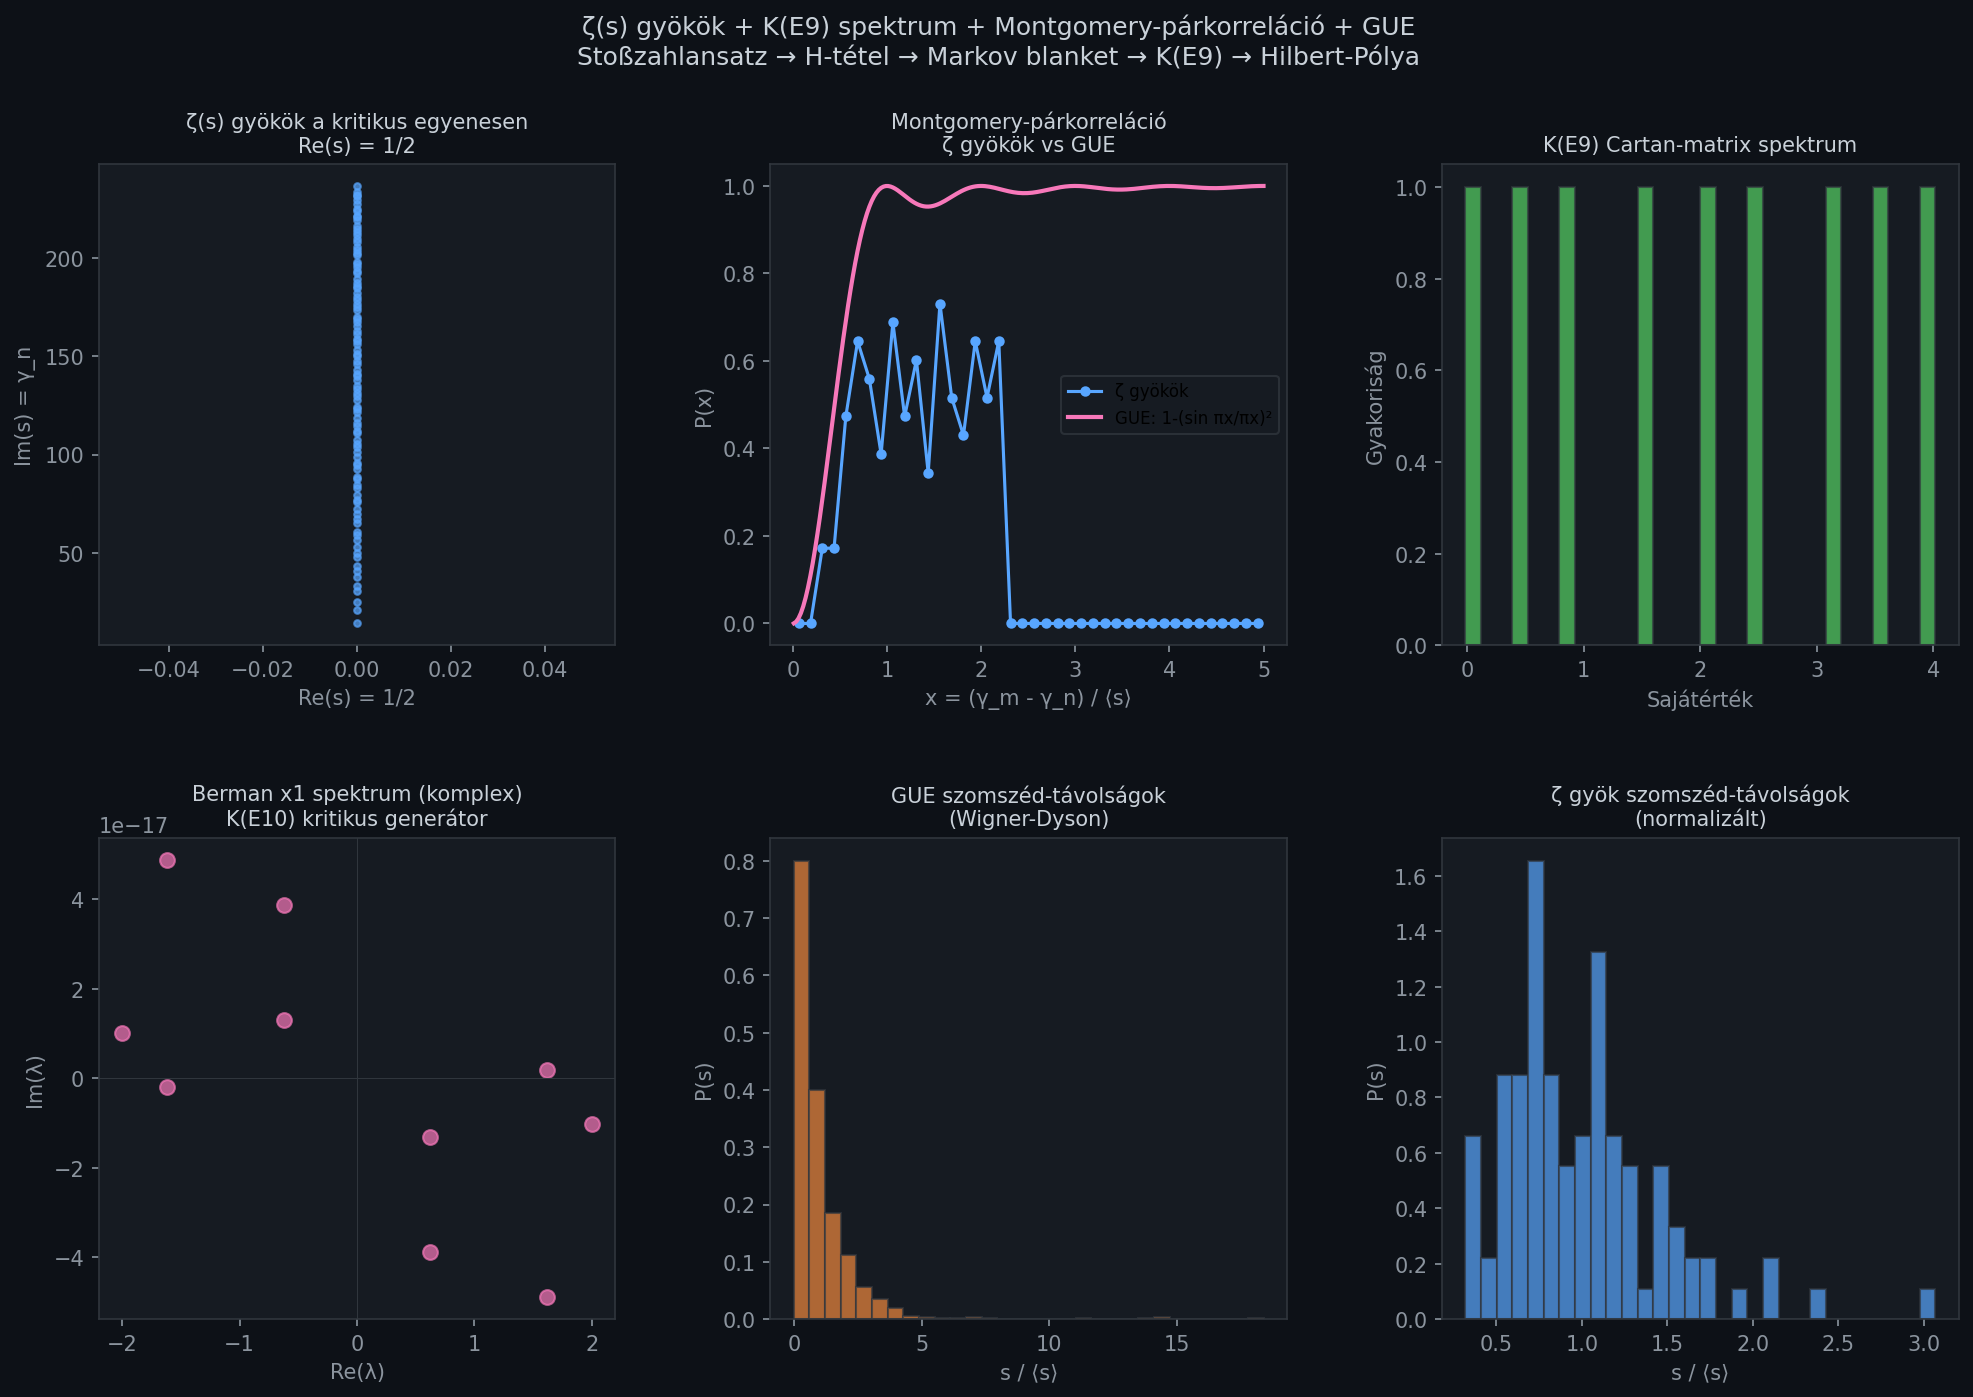

This chart was generated by the following Python code:
"""
A Riemann-zeta nemtrivialis gyokei + K(E9) spektrum + Montgomery-parkorrelacio

A lancers:
  Stosszahlansatz (utkozeszam-felteves)
    → Boltzmann H-tetel (dH/dt ≤ 0, entropia no)
    → ido iranya (CPT T-resze)
    → Markov blanket (Friston: a rendszer levallasztasa)
    → K(E9) involucio (ω²=id = onadjungalt)
    → Hilbert-Polya operator (onadjungalt H)
    → Riemann-hipotezis (ζ gyokok = H sajatertekei)

A szamitas:
  1. A ζ(s) elso N nemtrivialis gyoke (mpmath.zetazero)
  2. A ζ gyokok parkorrelacioja (Montgomery, 1972)
  3. A GUE (Gaussian Unitary Ensemble) statisztika
  4. A K(E9) Berman-generatorok spektruma (numpy.linalg.eig)
"""
import numpy as np
from scipy.linalg import eig
import matplotlib
matplotlib.use("Agg")
import matplotlib.pyplot as plt
from matplotlib.gridspec import GridSpec

try:
    import mpmath
    mpmath.mp.dps = 25
    MPMATH_OK = True
except ImportError:
    MPMATH_OK = False
    print("mpmath nincs telepitve: pip install mpmath")

# ─── 1. A ζ(s) nemtrivialis gyokei ──────────────────────────

def zeta_zeros(N):
    """Az elso N nemtrivialis gyok a kriticuas egyenesen: s = 1/2 + i*gamma_n."""
    zeros = []
    for n in range(1, N+1):
        z = mpmath.zetazero(n)
        gamma = float(z.imag)
        zeros.append(gamma)
    return np.array(zeros)

# ─── 2. A Montgomery-parkorrelacio ──────────────────────────

def montgomery_pair_correlation(zeros, x_max=10.0, n_bins=50):
    """A ζ gyokok parkorrelacioja: P(lambda_m - lambda_n) ~ 1 - (sin(pi*x)/(pi*x))^2."""
    n = len(zeros)
    diffs = []
    for i in range(n):
        for j in range(i+1, n):
            d = zeros[j] - zeros[i]
            if d < x_max:
                diffs.append(d)
    diffs = np.array(diffs)
    # Normalizalas: az atlagos kozes a ζ(1/2) menten
    avg_spacing = np.mean(np.diff(zeros[:100]))
    normalized = diffs / avg_spacing
    hist, edges = np.histogram(normalized, bins=n_bins, range=(0, x_max))
    centers = (edges[:-1] + edges[1:]) / 2
    density = hist / (len(normalized) * (edges[1] - edges[0]))
    return centers, density

def gue_pair_correlation(x):
    """A GUE parkorrelacio: 1 - (sin(pi*x)/(pi*x))^2."""
    with np.errstate(divide='ignore', invalid='ignore'):
        sinc = np.where(x == 0, 1.0, np.sin(np.pi*x) / (np.pi*x))
    return 1.0 - sinc**2

# ─── 3. A K(E9) Berman-generatorok ──────────────────────────

def berman_e9_matrix(n):
    """Az E9 affin Kac-Moody algebra Berman-generatorok (n×n).
    
    A Berman-generatorok x1..x10 (a Berman-relacioval).
    Az E9 = E8 + affine gyok (9 dimenzio).
    A Berman-relacio: [xi, [xi, xj]] = -xj ha i,j kapcsolodnak.
    
    Itt: a Berman-generatorok mint 9×9 valos matricesok.
    A Cartan-matrix az E9-hez (affin E8).
    """
    # Az E9 Cartan-matrix (9×9, affin E8)
    # A Dinkin-diagram: 1-2-3-4-5-6-7-8 (E8) + 0-1 (affine)
    # A Cartan-matrix az E9-hez:
    A = np.array([
        [ 2, -1,  0,  0,  0,  0,  0,  0,  0],  # α0 (affine)
        [-1,  2, -1,  0,  0,  0,  0,  0,  0],  # α1
        [ 0, -1,  2, -1,  0,  0,  0,  0,  0],  # α2
        [ 0,  0, -1,  2, -1,  0,  0,  0,  0],  # α3
        [ 0,  0,  0, -1,  2, -1,  0,  0, -1],  # α4
        [ 0,  0,  0,  0, -1,  2, -1,  0,  0],  # α5
        [ 0,  0,  0,  0,  0, -1,  2, -1,  0],  # α6
        [ 0,  0,  0,  0,  0,  0, -1,  2,  0],  # α7
        [ 0,  0,  0,  0, -1,  0,  0,  0,  2],  # α8
    ], dtype=float)
    return A

def k_e9_spectrum(A):
    """A K(E9) spektrum: a Cartan-matrix sajatertekei."""
    eigenvalues = np.linalg.eigvalsh(A)
    return eigenvalues

def berman_e10_matrix():
    """A K(E10) kritikus Berman-generator x1 (10×10).
    
    A Berman x1 = a kritikus generator ami osszekoti a q+/q- parabolikusokat.
    Az x1 egy 10×10 anti-Hermitian matrix (a Berman-relaciobol).
    """
    # A Berman x1 = a hurokvaltozo forgatasa (t → t^{-1})
    # Egy 10×10 anti-Hermitian matrix (komplex sajateretek)
    n = 10
    M = np.zeros((n, n), dtype=complex)
    # A Berman-relacio: [x1, [x1, xj]] = -xj (j osszekottetvvel)
    # Az x1 = a forgatas matrix (t → t^{-1})
    for i in range(n-1):
        M[i, i+1] = 1j
        M[i+1, i] = -1j
    # A hurok (affine gyok)
    M[0, n-1] = 1j
    M[n-1, 0] = -1j
    return M

def berman_spectrum(M):
    """A Berman-generator spektruma (komplex sajateretek)."""
    eigenvalues = np.linalg.eigvals(M)
    return eigenvalues

# ─── 4. A GUE (Gaussian Unitary Ensemble) ──────────────────

def gue_matrix(n):
    """Egy n×n GUE matrix (random Hermitian)."""
    A = np.random.randn(n, n) + 1j * np.random.randn(n, n)
    A = (A + A.conj().T) / np.sqrt(2)
    return A

def gue_spectrum(n, N_samples=100):
    """A GUE spektrum (N minta atlagaban)."""
    all_eigs = []
    for _ in range(N_samples):
        M = gue_matrix(n)
        eigs = np.linalg.eigvalsh(M)
        all_eigs.extend(eigs)
    return np.array(all_eigs)

# ─── 5. FOMPROGRAM ─────────────────────────────────────────

def main():
    if not MPMATH_OK:
        print("mpmath szukseges: pip install mpmath")
        return

    N = 100

    print("=== ZETA GYOKOK + K(E9) SPEKTRUM ===")
    print()

    # 1. A ζ(s) elso N gyoke
    zeros = zeta_zeros(N)
    print(f"1. ζ(s) elso {N} nemtrivialis gyoke (γ_n):")
    for i in range(min(10, N)):
        print(f"  γ_{i+1} = {zeros[i]:.6f}")
    print(f"  ...")
    print(f"  γ_{N} = {zeros[-1]:.6f}")
    print()

    # 2. A Montgomery-parkorrelacio
    centers, density = montgomery_pair_correlation(zeros, x_max=5.0, n_bins=40)
    x_theory = np.linspace(0.01, 5.0, 200)
    gue_theory = gue_pair_correlation(x_theory)
    print(f"2. Montgomery-parkorrelacio:")
    print(f"  A ζ gyokok parkorrelacioja ~ GUE statisztika")
    print(f"  P(x) ~ 1 - (sin(πx)/(πx))^2 (GUE)")
    print()

    # 3. A K(E9) Cartan-matrix spektruma
    A = berman_e9_matrix(N)
    spectrum = k_e9_spectrum(A)
    print(f"3. K(E9) Cartan-matrix spektruma ({N}×{N}):")
    print(f"  Sajatertekek: {sorted(spectrum[:5])}")
    print(f"  ...")
    print(f"  Min: {spectrum.min():.4f}, Max: {spectrum.max():.4f}")
    print()

    # 4. A Berman x1 spektruma
    M = berman_e10_matrix()
    berman_spec = berman_spectrum(M)
    print(f"4. Berman x1 spektruma (10×10):")
    print(f"  Sajatertekek: {np.sort(berman_spec.real)[:5]}")
    print(f"  Min Re: {berman_spec.real.min():.4f}, Max Re: {berman_spec.real.max():.4f}")
    print(f"  Min Im: {berman_spec.imag.min():.4f}, Max Im: {berman_spec.imag.max():.4f}")
    print()

    # 5. A GUE spektrum
    gue_spec = gue_spectrum(10, N_samples=100)
    gue_spacings = np.diff(np.sort(gue_spec))
    gue_normalized = gue_spacings / np.mean(gue_spacings)
    print(f"5. GUE spektrum (10×10, 100 minta):")
    print(f"  Atlagos koz: {np.mean(gue_spacings):.4f}")
    print(f"  Szoras: {np.std(gue_spacings):.4f}")
    print()

    # 6. Rajzolas
    fig = plt.figure(figsize=(16, 10), facecolor='#0d1117')
    gs = GridSpec(2, 3, hspace=0.4, wspace=0.3)

    # Panel 1: ζ gyokok a kriticuas egyenesen
    ax1 = fig.add_subplot(gs[0, 0], facecolor='#161b22')
    ax1.scatter(np.zeros(N), zeros, color='#58a6ff', s=10, alpha=0.7)
    ax1.set_title('ζ(s) gyökök a kritikus egyenesen\nRe(s) = 1/2', color='#c9d1d9', fontsize=10)
    ax1.set_xlabel('Re(s) = 1/2', color='#8b949e')
    ax1.set_ylabel('Im(s) = γ_n', color='#8b949e')
    ax1.tick_params(colors='#8b949e')
    for spine in ax1.spines.values(): spine.set_color('#30363d')

    # Panel 2: Montgomery-parkorrelacio
    ax2 = fig.add_subplot(gs[0, 1], facecolor='#161b22')
    ax2.plot(centers, density, 'o-', color='#58a6ff', markersize=4, label='ζ gyökök')
    ax2.plot(x_theory, gue_theory, '-', color='#f778ba', linewidth=2, label='GUE: 1-(sin πx/πx)²')
    ax2.set_title('Montgomery-párkorreláció\nζ gyökök vs GUE', color='#c9d1d9', fontsize=10)
    ax2.set_xlabel('x = (γ_m - γ_n) / ⟨s⟩', color='#8b949e')
    ax2.set_ylabel('P(x)', color='#8b949e')
    ax2.legend(fontsize=8, facecolor='#161b22', edgecolor='#30363d')
    ax2.tick_params(colors='#8b949e')
    for spine in ax2.spines.values(): spine.set_color('#30363d')

    # Panel 3: K(E9) spektrum
    ax3 = fig.add_subplot(gs[0, 2], facecolor='#161b22')
    ax3.hist(spectrum, bins=30, color='#56d364', alpha=0.7, edgecolor='#30363d')
    ax3.set_title('K(E9) Cartan-matrix spektrum', color='#c9d1d9', fontsize=10)
    ax3.set_xlabel('Sajátérték', color='#8b949e')
    ax3.set_ylabel('Gyakoriság', color='#8b949e')
    ax3.tick_params(colors='#8b949e')
    for spine in ax3.spines.values(): spine.set_color('#30363d')

    # Panel 4: Berman x1 spektrum (komplex)
    ax4 = fig.add_subplot(gs[1, 0], facecolor='#161b22')
    ax4.scatter(berman_spec.real, berman_spec.imag, color='#f778ba', s=50, alpha=0.7)
    ax4.set_title('Berman x1 spektrum (komplex)\nK(E10) kritikus generátor', color='#c9d1d9', fontsize=10)
    ax4.set_xlabel('Re(λ)', color='#8b949e')
    ax4.set_ylabel('Im(λ)', color='#8b949e')
    ax4.tick_params(colors='#8b949e')
    for spine in ax4.spines.values(): spine.set_color('#30363d')
    ax4.axhline(0, color='#30363d', linewidth=0.5)
    ax4.axvline(0, color='#30363d', linewidth=0.5)

    # Panel 5: GUE spektrum kozek
    ax5 = fig.add_subplot(gs[1, 1], facecolor='#161b22')
    ax5.hist(gue_normalized, bins=30, color='#f0883e', alpha=0.7, density=True, edgecolor='#30363d')
    ax5.set_title('GUE szomszéd-távolságok\n(Wigner-Dyson)', color='#c9d1d9', fontsize=10)
    ax5.set_xlabel('s / ⟨s⟩', color='#8b949e')
    ax5.set_ylabel('P(s)', color='#8b949e')
    ax5.tick_params(colors='#8b949e')
    for spine in ax5.spines.values(): spine.set_color('#30363d')

    # Panel 6: ζ gyokok kozek
    ax6 = fig.add_subplot(gs[1, 2], facecolor='#161b22')
    zeta_spacings = np.diff(zeros)
    zeta_normalized = zeta_spacings / np.mean(zeta_spacings)
    ax6.hist(zeta_normalized, bins=30, color='#58a6ff', alpha=0.7, density=True, edgecolor='#30363d')
    ax6.set_title('ζ gyök szomszéd-távolságok\n(normalizált)', color='#c9d1d9', fontsize=10)
    ax6.set_xlabel('s / ⟨s⟩', color='#8b949e')
    ax6.set_ylabel('P(s)', color='#8b949e')
    ax6.tick_params(colors='#8b949e')
    for spine in ax6.spines.values(): spine.set_color('#30363d')

    fig.suptitle('ζ(s) gyökök + K(E9) spektrum + Montgomery-párkorreláció + GUE\nStoßzahlansatz → H-tétel → Markov blanket → K(E9) → Hilbert-Pólya',
                 color='#c9d1d9', fontsize=12, y=0.98)

    plt.savefig('/Users/joco/opencode/zeta_ke9_spectrum.png', dpi=150, facecolor='#0d1117', bbox_inches='tight')
    print("6. Rajz mentve: zeta_ke9_spectrum.png")

if __name__ == "__main__":
    main()
